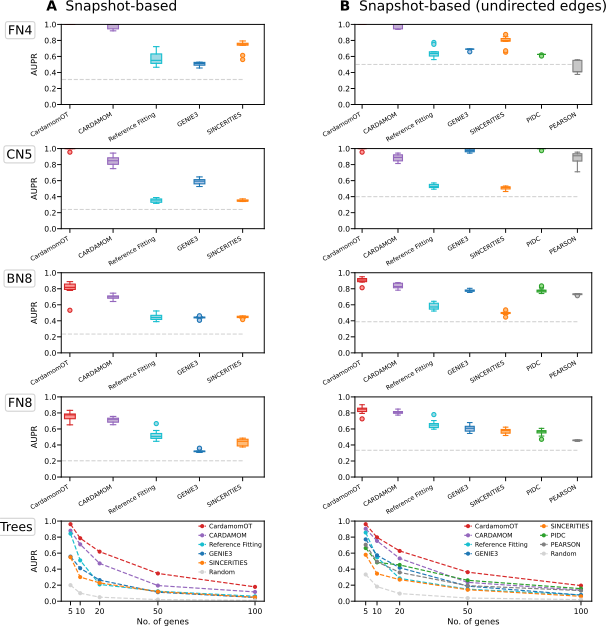

This figure's Python source:
# Benchmark (directed|undirected) for all test networks
import numpy as np
import matplotlib.pyplot as plt
import matplotlib.gridspec as gs
from sklearn.metrics import precision_recall_curve, auc

path = './'

algoD = ['CardamomOT', 'CARDAMOM', 'Reference Fitting', 'GENIE3', 'SINCERITIES']
algoU = ['CardamomOT', 'CARDAMOM', 'Reference Fitting', 'GENIE3', 'SINCERITIES', 'PIDC', 'PEARSON']

# Map display names to folder names on disk
algo_file = {'CardamomOT': 'CARDAMOM2', 'CARDAMOM': 'CARDAMOM1', 'Reference Fitting': 'REFERENCE_FITTING'}
def file_name(algo): return algo_file.get(algo, algo)

benchmarks = ['FN4', 'CN5', 'BN8', 'FN8',
    'Trees5', 'Trees10', 'Trees20', 'Trees50', 'Trees100']
N = 10

cmap = plt.get_cmap('tab20')
c = {
    'CardamomOT':        (cmap(6),  cmap(7)),
    'CARDAMOM':          (cmap(8),  cmap(9)),
    'Reference Fitting': (cmap(18), cmap(19)),
    'GENIE3':            (cmap(0),  cmap(1)),
    'SINCERITIES':       (cmap(2),  cmap(3)),
    'PIDC':              (cmap(4),  cmap(5)),
    'PEARSON':           (cmap(14), cmap(15)),
    'Random':            2*('lightgray',)
}

# Figure: 6.85 in wide (=174 mm, double-column A4), 7.5 in tall (~190 mm)
# hspace increased slightly to accommodate rotated labels
fig = plt.figure(figsize=(6.85, 7.5))
grid = gs.GridSpec(5, 3, hspace=0.55, wspace=0.18,
    height_ratios=[1,1,1,1,1], width_ratios=[6,1,7])

def configure(ax):
    w = 0.7
    ax.tick_params(direction='out', length=3, width=w)
    ax.tick_params(axis='x', pad=2, labelsize=5.5)
    ax.tick_params(axis='y', pad=0.5, labelsize=5.5)
    for side in ['top','bottom','left','right']: ax.spines[side].set_linewidth(w)
    ax.set_ylim(0,1)

opt_box = {'patch_artist': True, 'widths': [.25]}
def configure_box(box, col):
    w = 0.8
    for item in ['boxes','whiskers','fliers','medians','caps']:
        plt.setp(box[item], color=col[0], lw=w)
    plt.setp(box['boxes'], facecolor=col[1])
    plt.setp(box['fliers'], markeredgecolor=col[0], ms=3,
             markerfacecolor=col[1], markeredgewidth=w)

x, y = -11, 10
xn, yn = -0.142, 0.875
opt = {'xy': (0,1), 'xycoords': 'axes fraction', 'fontsize': 10,
       'textcoords': 'offset points', 'annotation_clip': False}

auprTreesD = {algo: [] for algo in algoD+['Random']}
auprTreesU = {algo: [] for algo in algoU+['Random']}

for n, benchmark in enumerate(benchmarks):
    auprD = {algo: [] for algo in algoD+['Random']}
    auprU = {algo: [] for algo in algoU+['Random']}

    for r in range(1, N+1):
        inter = abs(np.load(path+f'{benchmark}/True/inter_{r}.npy'))
        G = inter.shape[0]

        edges = [(i,j) for i in range(G) for j in set(range(1,G))-{i}]
        y0 = np.array([inter[i,j] for (i,j) in edges])
        auprD['Random'].append(np.mean(y0))
        for algo in algoD:
            score = abs(np.load(path+f'{benchmark}/{file_name(algo)}/score_{r}.npy'))
            if algo == 'GENIE3': score = score.T
            y1 = np.array([score[i,j] for (i,j) in edges])
            precision, recall, _ = precision_recall_curve(y0, y1)
            auprD[algo].append(auc(recall, precision))

        edges = [(i,j) for i in range(G) for j in range(i+1,G)]
        y0 = np.array([max(inter[i,j],inter[j,i]) for (i,j) in edges])
        auprU['Random'].append(np.mean(y0))
        for algo in algoU:
            score = abs(np.load(path+f'{benchmark}/{file_name(algo)}/score_{r}.npy'))
            y1 = np.array([max(score[i,j],score[j,i]) for (i,j) in edges])
            precision, recall, _ = precision_recall_curve(y0, y1)
            auprU[algo].append(auc(recall, precision))

    if benchmark[:5] == 'Trees':
        for algo in algoD+['Random']: auprTreesD[algo].append(np.mean(auprD[algo]))
        for algo in algoU+['Random']: auprTreesU[algo].append(np.mean(auprU[algo]))

    name = ['FN4', 'CN5', 'BN8', 'FN8']
    if n < 4:
        # Panel A — Directed
        ax = plt.subplot(grid[n,0])
        configure(ax)
        if n == 0:
            ax.annotate('A', xytext=(x+0.2,y), fontweight='bold', **opt)
            ax.annotate('Snapshot-based', xytext=(x+14,y), **opt)
        b = np.mean(auprD['Random'])
        ax.plot([0,5],[b,b], color='lightgray', ls='--', lw=0.8, zorder=0)
        ax.set_xlim(0.8, 5.5)
        for i, algo in enumerate(algoD):
            box = ax.boxplot([auprD[algo]], positions=[i+1], **opt_box)
            configure_box(box, c[algo])
        ax.set_xticks(range(1, len(algoD)+1))
        ax.set_xticklabels(algoD, fontsize=4.5, rotation=30, ha='right')
        ax.set_ylabel('AUPR', fontsize=6)
        optn = {'fontsize': 9, 'transform': ax.transAxes, 'ha': 'right'}
        ax.text(xn, yn, name[n], **optn)
        ax.text(xn, yn+0.01, name[n], color='none', zorder=0,
                bbox=dict(boxstyle='round,pad=0.2',fc='none',ec='lightgray',lw=0.8), **optn)

        # Panel B — Undirected
        ax = plt.subplot(grid[n,2])
        configure(ax)
        if n == 0:
            ax.annotate('B', xytext=(x,y), fontweight='bold', **opt)
            ax.annotate('Snapshot-based (undirected edges)', xytext=(x+14,y), **opt)
        b = np.mean(auprU['Random'])
        ax.plot([0,7],[b,b], color='lightgray', ls='--', lw=0.8, zorder=0)
        ax.set_xlim(0.8, 7.4)
        for i, algo in enumerate(algoU):
            box = ax.boxplot([auprU[algo]], positions=[i+1], **opt_box)
            configure_box(box, c[algo])
        ax.set_xticks(range(1, len(algoU)+1))
        ax.set_xticklabels(algoU, fontsize=4.5, rotation=30, ha='right')

# Trees panels
s = {'ls': '--', 'lw': 0.85, 'marker': '.', 'ms': 4}
p = {'borderaxespad': 0, 'frameon': False, 'fontsize': 4.5,
     'handlelength': 1.2, 'handletextpad': 0.5}
size = [5, 10, 20, 50, 100]

ax = plt.subplot(grid[4,0])
configure(ax)
for algo in algoD+['Random']:
    ax.plot(size, auprTreesD[algo], color=c[algo][0], label=algo, **s)
ax.legend(loc='upper right', **p)
ax.set_xticks(size)
ax.set_xlabel('No. of genes', fontsize=6, labelpad=1.8)
ax.set_ylabel('AUPR', fontsize=6)
optn = {'fontsize': 9, 'transform': ax.transAxes, 'ha': 'right'}
ax.text(xn, yn, 'Trees', **optn)
ax.text(xn, yn+0.01, 'Trees', color='none', zorder=0,
        bbox=dict(boxstyle='round,pad=0.2',fc='none',ec='lightgray',lw=0.8), **optn)

ax = plt.subplot(grid[4,2])
configure(ax)
for algo in algoU+['Random']:
    ax.plot(size, auprTreesU[algo], color=c[algo][0], label=algo, **s)
ax.legend(loc='upper right', ncol=2, **p)
ax.set_xticks(size)
ax.set_xlabel('No. of genes', fontsize=6, labelpad=1.8)

fig.savefig('figure3.pdf', dpi=300, bbox_inches='tight', pad_inches=0)
plt.show()
